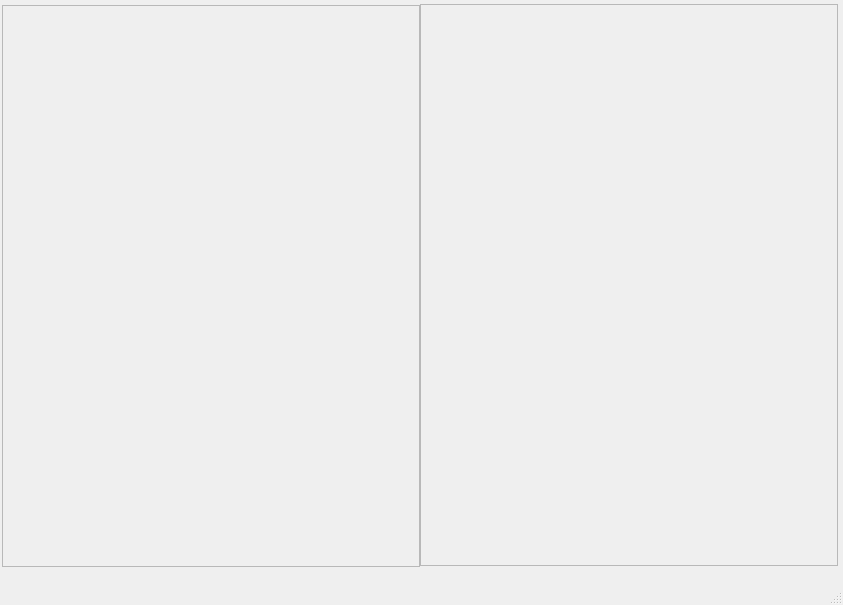
<?xml version="1.0" encoding="UTF-8"?>
<ui version="4.0">
 <class>MainWindow</class>
 <widget class="QMainWindow" name="MainWindow">
  <property name="geometry">
   <rect>
    <x>0</x>
    <y>0</y>
    <width>843</width>
    <height>605</height>
   </rect>
  </property>
  <property name="windowTitle">
   <string>MainWindow</string>
  </property>
  <widget class="QWidget" name="centralwidget">
   <widget class="QScrollArea" name="scrollArea">
    <property name="geometry">
     <rect>
      <x>2</x>
      <y>5</y>
      <width>418</width>
      <height>562</height>
     </rect>
    </property>
    <property name="widgetResizable">
     <bool>true</bool>
    </property>
    <widget class="QWidget" name="scrollAreaWidgetContents">
     <property name="geometry">
      <rect>
       <x>0</x>
       <y>0</y>
       <width>414</width>
       <height>558</height>
      </rect>
     </property>
     <widget class="caInclude" name="cainclude">
      <property name="geometry">
       <rect>
        <x>8</x>
        <y>4</y>
        <width>395</width>
        <height>538</height>
       </rect>
      </property>
      <property name="filename" stdset="0">
       <string notr="true">INC_ALARM1.ui</string>
      </property>
      <property name="stacking">
       <enum>caInclude::RowColumn</enum>
      </property>
      <property name="numberOfItems" stdset="0">
       <number>30</number>
      </property>
      <property name="maximumLines" stdset="0">
       <number>10</number>
      </property>
     </widget>
    </widget>
   </widget>
   <widget class="QScrollArea" name="scrollArea_2">
    <property name="geometry">
     <rect>
      <x>420</x>
      <y>4</y>
      <width>418</width>
      <height>562</height>
     </rect>
    </property>
    <property name="widgetResizable">
     <bool>true</bool>
    </property>
    <widget class="QWidget" name="scrollAreaWidgetContents_2">
     <property name="geometry">
      <rect>
       <x>0</x>
       <y>0</y>
       <width>414</width>
       <height>558</height>
      </rect>
     </property>
     <widget class="caInclude" name="cainclude_2">
      <property name="geometry">
       <rect>
        <x>8</x>
        <y>4</y>
        <width>395</width>
        <height>538</height>
       </rect>
      </property>
      <property name="filename" stdset="0">
       <string notr="true">INC_ALARM2.ui</string>
      </property>
      <property name="stacking">
       <enum>caInclude::RowColumn</enum>
      </property>
      <property name="numberOfItems" stdset="0">
       <number>30</number>
      </property>
      <property name="maximumLines" stdset="0">
       <number>10</number>
      </property>
     </widget>
    </widget>
   </widget>
  </widget>
  <widget class="QMenuBar" name="menubar">
   <property name="geometry">
    <rect>
     <x>0</x>
     <y>0</y>
     <width>843</width>
     <height>18</height>
    </rect>
   </property>
  </widget>
  <widget class="QStatusBar" name="statusbar"/>
 </widget>
 <customwidgets>
  <customwidget>
   <class>caInclude</class>
   <extends>QWidget</extends>
   <header>caInclude</header>
  </customwidget>
 </customwidgets>
 <resources/>
 <connections/>
</ui>
